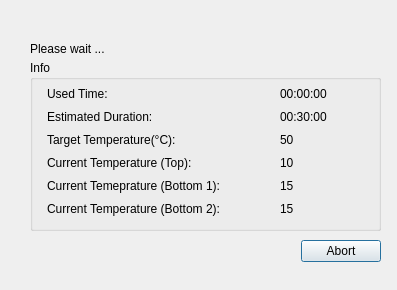
<?xml version="1.0" encoding="UTF-8"?>
<ui version="4.0">
 <class>OvenHeatingTestEmptyTimingDialog</class>
 <widget class="QDialog" name="OvenHeatingTestEmptyTimingDialog">
  <property name="geometry">
   <rect>
    <x>0</x>
    <y>0</y>
    <width>397</width>
    <height>290</height>
   </rect>
  </property>
  <property name="windowTitle">
   <string>Dialog</string>
  </property>
  <widget class="QGroupBox" name="groupBox">
   <property name="geometry">
    <rect>
     <x>30</x>
     <y>60</y>
     <width>351</width>
     <height>171</height>
    </rect>
   </property>
   <property name="title">
    <string>Info</string>
   </property>
   <widget class="QLabel" name="labelUsedTimeName">
    <property name="geometry">
     <rect>
      <x>17</x>
      <y>25</y>
      <width>77</width>
      <height>17</height>
     </rect>
    </property>
    <property name="text">
     <string>Used Time:</string>
    </property>
   </widget>
   <widget class="QLabel" name="labelUsedTime">
    <property name="geometry">
     <rect>
      <x>250</x>
      <y>25</y>
      <width>91</width>
      <height>17</height>
     </rect>
    </property>
    <property name="minimumSize">
     <size>
      <width>81</width>
      <height>0</height>
     </size>
    </property>
    <property name="text">
     <string>00:00:00</string>
    </property>
   </widget>
   <widget class="QLabel" name="labelDurationName">
    <property name="geometry">
     <rect>
      <x>17</x>
      <y>48</y>
      <width>138</width>
      <height>17</height>
     </rect>
    </property>
    <property name="text">
     <string>Estimated Duration:</string>
    </property>
   </widget>
   <widget class="QLabel" name="labelDuration">
    <property name="geometry">
     <rect>
      <x>250</x>
      <y>48</y>
      <width>91</width>
      <height>17</height>
     </rect>
    </property>
    <property name="minimumSize">
     <size>
      <width>81</width>
      <height>0</height>
     </size>
    </property>
    <property name="text">
     <string>00:30:00</string>
    </property>
   </widget>
   <widget class="QLabel" name="labelTargetTempName">
    <property name="geometry">
     <rect>
      <x>17</x>
      <y>71</y>
      <width>175</width>
      <height>17</height>
     </rect>
    </property>
    <property name="text">
     <string>Target Temperature(°C): </string>
    </property>
   </widget>
   <widget class="QLabel" name="labelTargetTemp">
    <property name="geometry">
     <rect>
      <x>250</x>
      <y>71</y>
      <width>81</width>
      <height>17</height>
     </rect>
    </property>
    <property name="text">
     <string>50</string>
    </property>
   </widget>
   <widget class="QLabel" name="labelTargetTempName_bottom1">
    <property name="geometry">
     <rect>
      <x>17</x>
      <y>94</y>
      <width>16</width>
      <height>17</height>
     </rect>
    </property>
    <property name="text">
     <string/>
    </property>
   </widget>
   <widget class="QLabel" name="labelCurTempTopName">
    <property name="geometry">
     <rect>
      <x>17</x>
      <y>94</y>
      <width>188</width>
      <height>17</height>
     </rect>
    </property>
    <property name="text">
     <string>Current Temperature (Top):</string>
    </property>
   </widget>
   <widget class="QLabel" name="labelCurTempTop">
    <property name="geometry">
     <rect>
      <x>250</x>
      <y>94</y>
      <width>61</width>
      <height>17</height>
     </rect>
    </property>
    <property name="text">
     <string>10</string>
    </property>
   </widget>
   <widget class="QLabel" name="labelCurTempBottom1Name">
    <property name="geometry">
     <rect>
      <x>17</x>
      <y>117</y>
      <width>227</width>
      <height>17</height>
     </rect>
    </property>
    <property name="text">
     <string>Current Temeprature (Bottom 1):</string>
    </property>
   </widget>
   <widget class="QLabel" name="labelCurTempBottom1">
    <property name="geometry">
     <rect>
      <x>250</x>
      <y>117</y>
      <width>71</width>
      <height>17</height>
     </rect>
    </property>
    <property name="text">
     <string>15</string>
    </property>
   </widget>
   <widget class="QLabel" name="labelCurTempBottom2Name">
    <property name="geometry">
     <rect>
      <x>17</x>
      <y>140</y>
      <width>227</width>
      <height>17</height>
     </rect>
    </property>
    <property name="text">
     <string>Current Temperature (Bottom 2):</string>
    </property>
   </widget>
   <widget class="QLabel" name="labelCurTempBottom2">
    <property name="geometry">
     <rect>
      <x>250</x>
      <y>140</y>
      <width>81</width>
      <height>17</height>
     </rect>
    </property>
    <property name="text">
     <string>15</string>
    </property>
   </widget>
  </widget>
  <widget class="QLabel" name="label">
   <property name="geometry">
    <rect>
     <x>30</x>
     <y>40</y>
     <width>271</width>
     <height>17</height>
    </rect>
   </property>
   <property name="text">
    <string>Please wait ...</string>
   </property>
  </widget>
  <widget class="QWidget" name="horizontalLayoutWidget">
   <property name="geometry">
    <rect>
     <x>230</x>
     <y>240</y>
     <width>151</width>
     <height>51</height>
    </rect>
   </property>
   <layout class="QVBoxLayout" name="verticalLayout">
    <property name="bottomMargin">
     <number>5</number>
    </property>
    <item>
     <layout class="QHBoxLayout" name="horizontalLayout_2">
      <property name="bottomMargin">
       <number>5</number>
      </property>
      <item>
       <spacer name="horizontalSpacer">
        <property name="orientation">
         <enum>Qt::Horizontal</enum>
        </property>
        <property name="sizeHint" stdset="0">
         <size>
          <width>40</width>
          <height>20</height>
         </size>
        </property>
       </spacer>
      </item>
      <item>
       <widget class="QPushButton" name="abort">
        <property name="text">
         <string>Abort</string>
        </property>
       </widget>
      </item>
     </layout>
    </item>
    <item>
     <spacer name="verticalSpacer_3">
      <property name="orientation">
       <enum>Qt::Vertical</enum>
      </property>
      <property name="sizeHint" stdset="0">
       <size>
        <width>20</width>
        <height>40</height>
       </size>
      </property>
     </spacer>
    </item>
   </layout>
  </widget>
 </widget>
 <resources/>
 <connections/>
</ui>
